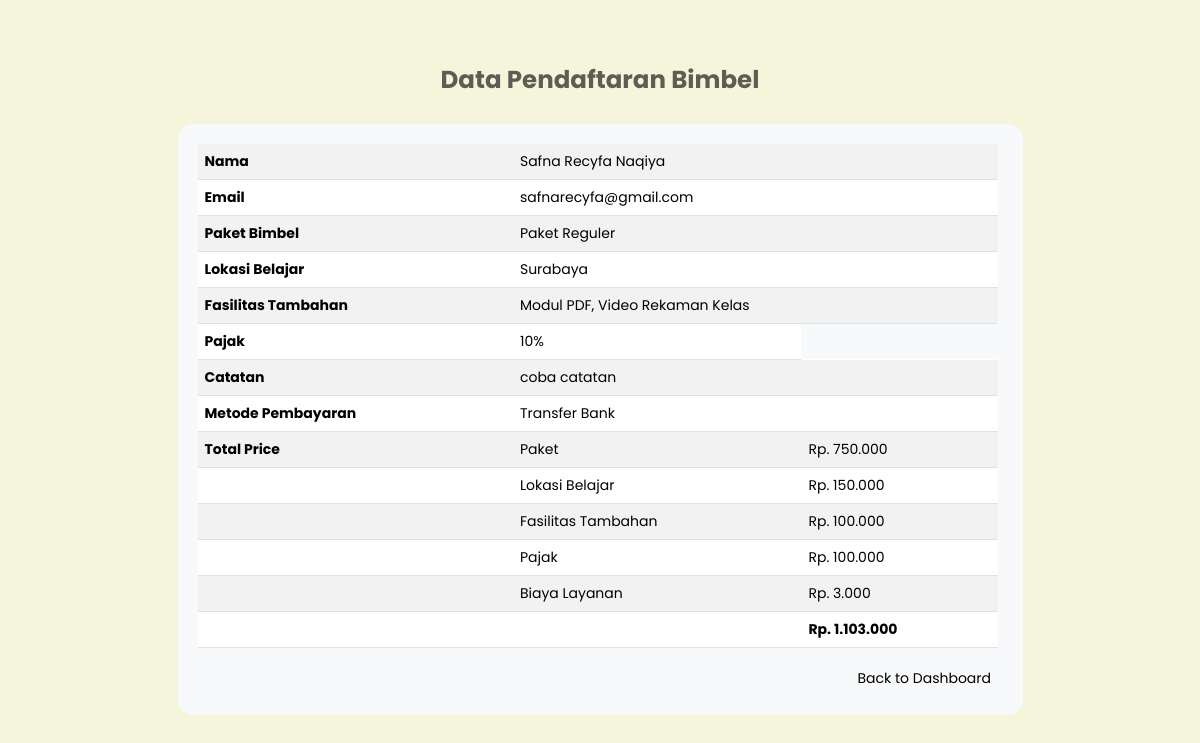
Page /detailData.php?id=12 on the committed database.
### tables this page shows
CREATE TABLE `pendaftar` (
  `id` int(11) NOT NULL,
  `nama` varchar(100) NOT NULL,
  `email` varchar(100) NOT NULL,
  `paket` varchar(50) NOT NULL,
  `fasilitas` text NOT NULL,
  `lokasi` varchar(50) NOT NULL,
  `metode_pembayaran` varchar(50) NOT NULL,
  `catatan` text NOT NULL,
  `harga_paket` int(11) NOT NULL,
  `harga_cabang` int(11) NOT NULL,
  `total_fasilitas` int(11) NOT NULL,
  `subtotal` int(11) NOT NULL,
  `pajak` int(11) NOT NULL,
  `biaya_admin` int(11) NOT NULL,
  `total_bayar` int(11) NOT NULL,
  `tanggal_daftar` datetime NOT NULL
);

### detailData.php (the view, shortened to what this page needs)
<?php
include 'php/connection.php';
$id = $_GET['id'];
$sql = "SELECT * FROM pendaftar WHERE id = $id";
$query = mysqli_query($connect, $sql);
$data = mysqli_fetch_assoc($query);
?>
<!DOCTYPE html>
<html lang="en">
<head>
    <link rel="stylesheet" href="https://cdnjs.cloudflare.com/ajax/libs/font-awesome/6.5.2/css/all.min.css">
    <link href="https://cdn.jsdelivr.net/npm/bootstrap@5.3.8/dist/css/bootstrap.min.css" rel="stylesheet">
    <link rel="stylesheet" href="css/config.css">
</head>
<body>
    <div class="containerHasil">
        <h3 style="font-weight: bold; margin-bottom: 30px; color: rgba(0, 0, 0, 0.619);">Data Pendaftaran Bimbel</h3>
        <div class="hasilFormDaftar" style="width: 845px;">
            <table class="table table-striped hasilFormDaftar">
                <tr>
                    <td><b>Nama</b></td>
                    <td colspan="2" colspan="2"><?= $data['nama'] ?></td>
                </tr>
                <tr>
                    <td><b>Email</b></td>
                    <td colspan="2"><?= $data['email'] ?></td>
                </tr>
                <tr>
                    <td><b>Paket Bimbel</b></td>
                    <td colspan="2"><?= $data['paket'] ?></td>
                </tr>
                <tr>
                    <td><b>Lokasi Belajar</b></td>
                    <td colspan="2"><?= $data['lokasi'] ?></td>
                </tr>
                <tr>
                    <td><b>Fasilitas Tambahan</b></td>
                    <td colspan="2"><?= $data['fasilitas'] ?></td>
                </tr>
                <tr>
                    <td><b>Pajak</b></td>
                    <td><?= $data['paket'] != "Undefined" ? "10%" : "0%"; ?></td>
                </tr>
                <tr>
                    <td><b>Catatan</b></td>
                    <td colspan="2"><?= $data['catatan'] ?></td>
                </tr>
                <tr>
                    <td><b>Metode Pembayaran</b></td>
                    <td colspan="2"><?= $data['metode_pembayaran'] ?></td>
                </tr>
                <?php if ($data['paket'] != 'Undefined') : ?>
                    <tr>
                        <td><b>Total Price</b></td>
                        <td>Paket </td>
                        <td>Rp. <?= number_format($data['harga_paket'], 0, ',', '.') ?></td>
                    </tr>
                    <tr>
                        <td></td>
                        <td>Lokasi Belajar</td>
                        <td>Rp. <?= number_format($data['harga_cabang'], 0, ',', '.') ?></td>
                    </tr>
                    <tr>
                        <td></td>
                        <td>Fasilitas Tambahan</td>
                        <td>Rp. <?= number_format($data['total_fasilitas'], 0, ',', '.') ?></td>
                    </tr>
                    <tr>
                        <td></td>
                        <td>Pajak</td>
                        <td>Rp. <?= number_format($data['pajak'], 0, ',', '.') ?></td>
                    </tr>
                    <tr>
                        <td></td>
                        <td>Biaya Layanan</td>
                        <td>Rp. <?= number_format($data['biaya_admin'], 0, ',', '.') ?></td>
                    </tr>
                    <tr>
                        <td></td>
                        <td></td>
                        <td><b>Rp. <?= number_format($data['total_bayar'], 0, ',', '.') ?></b></td>
                    </tr>
                <?php endif; ?>
            </table>
            <div class="div-button" style="text-align: right;">
                <a href="index.php"><button type="button" class="btn btn-light">Back to Dashboard</button></a>
            </div>
        </div>
    </div>
</body>
</html>

### css/config.css (style rules this page uses)
body, html { font-size: 14px; }
.containerHasil { min-height: 100vh; display: flex; flex-direction: column; align-items: center; justify-content: center; font-family: 'Poppins'; font-size: 14px; background: beige; padding-top: 30px; padding-bottom: 50px; }
.hasilFormDaftar { width: 800px; padding: 20px; background: #f8f9fa; border-radius: 15px; }

### rows in the picture
pendaftar: nama "Safna Recyfa Naqiya", email "safnarecyfa@gmail.com", paket "Paket Reguler", lokasi "Surabaya", fasilitas "Modul PDF, Video Rekaman Kelas", catatan "coba catatan", metode_pembayaran "Transfer Bank", harga_paket "750.000", harga_cabang "150.000", total_fasilitas "100.000", pajak "100.000", biaya_admin "3.000", total_bayar "1.103.000"
